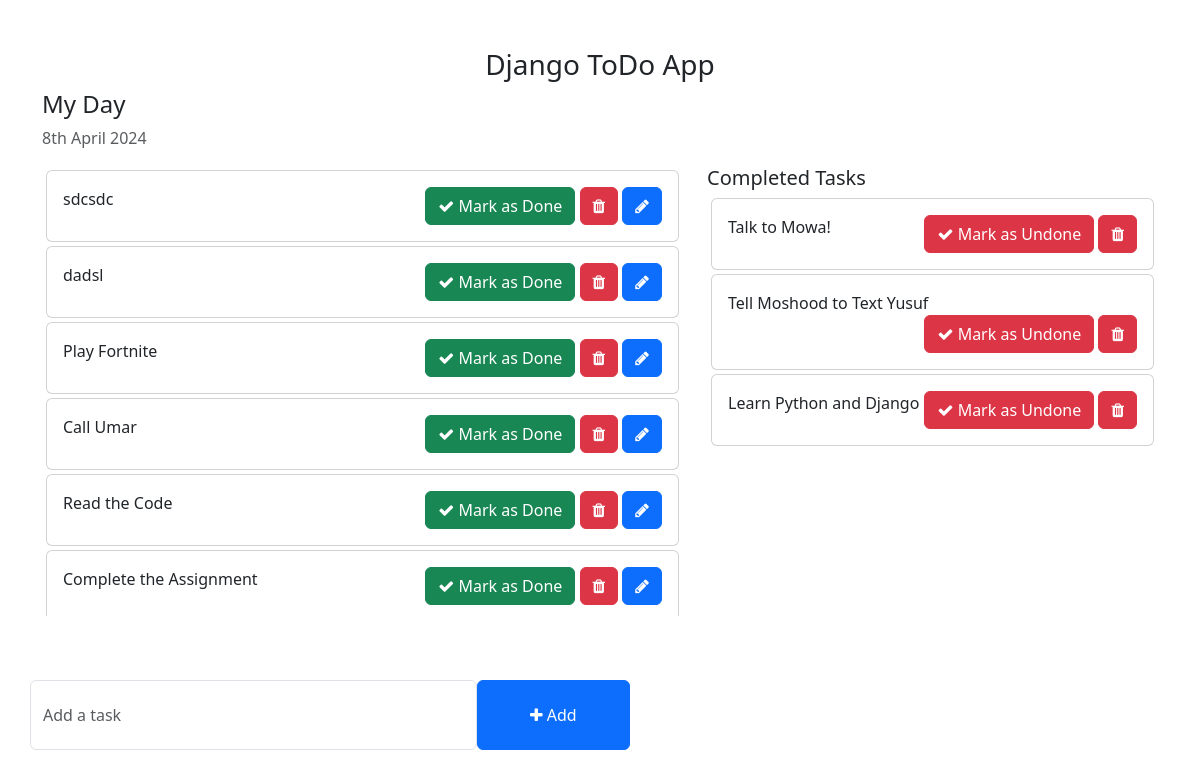
Before: / with the older database file.
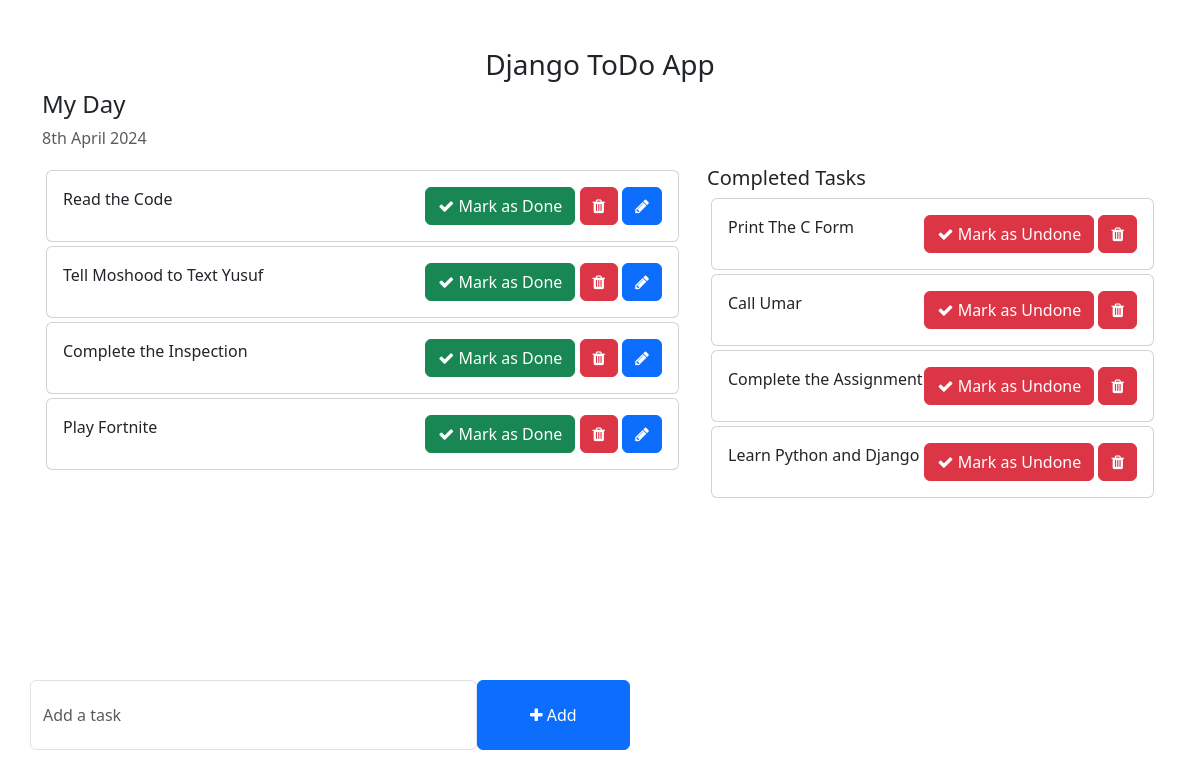
After: the same page with the newer database file.
### todo/models.py (models this page shows, shortened)
class Task(models.Model):
    task = models.CharField(max_length=250)
    is_completed = models.BooleanField(default=False)
    created_at =  models.DateTimeField(auto_now_add=True)
    updated_at = models.DateTimeField(auto_now=True)

### todo_main/views.py (the view)
# urls.py: 2. Add a URL to urlpatterns:  path('', views.home, name='home')
def home(request):
    tasks = Task.objects.filter(is_completed = False).order_by('-updated_at')
    completed = Task.objects.filter(is_completed = True).order_by('-updated_at')
    context = {
        'tasks': tasks,
        'completed': completed,
    }
    return render(request, 'home.html', context)

### templates/home.html (shortened to what this page needs)
<!DOCTYPE html>
<html lang="en">
<head>
    <link href="https://cdn.jsdelivr.net/npm/bootstrap@5.3.0-alpha1/dist/css/bootstrap.min.css" rel="stylesheet">
    <link rel="stylesheet" href="https://cdnjs.cloudflare.com/ajax/libs/font-awesome/4.7.0/css/font-awesome.min.css">
</head>
<body>
    <div class="container">
        <h3 class="pt-5 text-center">Django ToDo App</h3>
        <div class="row">
            <h4>My Day</h4>
            <p class="text-muted">{% now "jS F Y" %}</p>
            <div class="col-md-7 col-lg-7" style="height: 450px; overflow: scroll;">
                {% for task in tasks %}
                <div class="card m-1">
                    <div class="card-body">
                        {{ task.task }}
                        <span style="position: relative; float: right;">
                            <a href="{% url 'mark_done' task.pk %}" class="btn btn-success"><i class="fa fa-check"></i> Mark as Done</a>
                            <a href="{% url 'removetask' task.pk %}" class="btn btn-danger"><i class="fa fa-trash"></i></a>
                            <a href="{% url 'edittask' task.id %}" class="btn btn-primary"><i class="fa fa-pencil"></i></a>
                        </span>
                    </div>
                </div>
                {% endfor %}
            </div>
            <div class="col-md-5 col-lg-5">
                <h5>Completed Tasks</h5>
                {% for task in completed %}
                <div class="card m-1">
                    <div class="card-body">
                        {{ task.task }}
                        <span style="position: relative; float: right;">
                            <a href="{% url 'mark_undone' task.pk %}" class="btn btn-danger"><i class="fa fa-check"></i> Mark as Undone</a>
                            <a href="{% url 'removetask' task.pk %}" class="btn btn-danger"><i class="fa fa-trash"></i></a>
                        </span>
                    </div>
                </div>
                {% endfor %}
            </div>
        </div>
        <div class="row">
            <div class="col-md-6 col-lg-6 p-0" style="position: absolute; bottom: 50px;">
                <form action="{% url 'addtask' %}" method="post">
                    <div class="form-group">
                        <span style="display: flex;">
                            <input type="text" name="task" class="form-control" placeholder="Add a task">
                            <button type="submit" class="btn btn-primary" style="width: 200px;"><i class="fa fa-plus"></i> Add</button>
                        </span>
                    </div>
                </form>
            </div>
        </div>
    </div>
</body>
</html>

### templates/home.html (style rules this page uses)
.form-control { padding: 1.375rem .75rem !important; }

Changed rows visible on the page:
removed Task: task "sdcsdc", shown under "My Day"
removed Task: task "dadsl", shown under "My Day"
removed Task: task "Talk to Mowa!", shown under "Completed Tasks"
changed Task "Read the Code": moves up the list
changed Task "Tell Moshood to Text Yusuf": moves from the list under "Completed Tasks" to the list under "My Day"
added Task: task "Complete the Inspection", shown under "My Day"
added Task: task "Print The C Form", shown under "Completed Tasks"
changed Task "Call Umar": moves from the list under "My Day" to the list under "Completed Tasks"
changed Task "Complete the Assignment": moves from the list under "My Day" to the list under "Completed Tasks"
